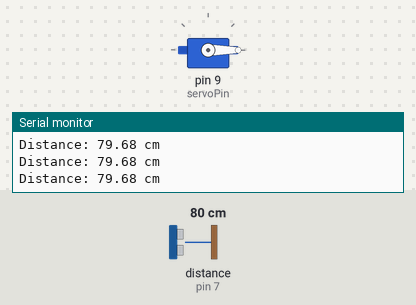
This sketch was run on a simulated Arduino Uno, built with avr-gcc and run on an emulated ATmega328P. On the bench: servo, the last lines printed to the serial monitor. Wiring (inferred from the names in the program): ultrasonic range finder: trigger pin 6; echo pin 7. The inputs (shaded band) are chosen by the test bench; at power-on: distance to the obstacle (sensor on pin 7) 80 cm. The echo pulse lasts 58.3 µs per cm.

Above: at 1.2 s.
1.3 s: distance to the obstacle (sensor on pin 7) set to 22 cm
4.3 s: distance to the obstacle (sensor on pin 7) set to 18 cm
At 7.1 s:
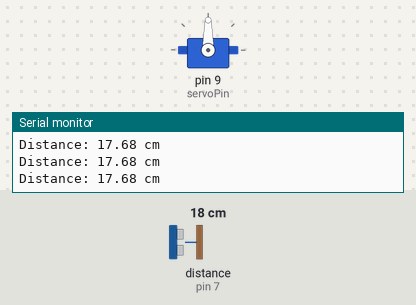
7.3 s: distance to the obstacle (sensor on pin 7) set to 35 cm
At 10.1 s:
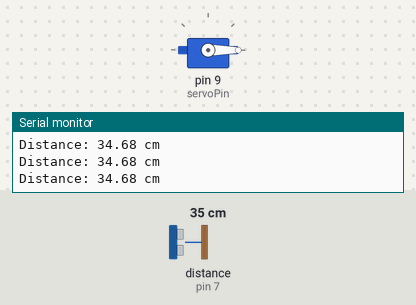
10.3 s: distance to the obstacle (sensor on pin 7) set to 2 cm
At 13.5 s:
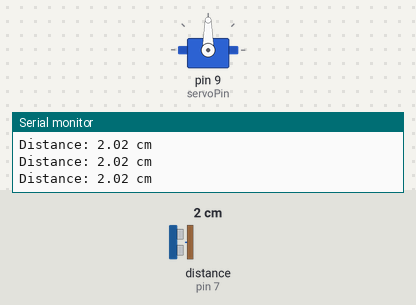
Timing chart, 0 to 14.3 s (numbered marks = the images above; inputs shaded):
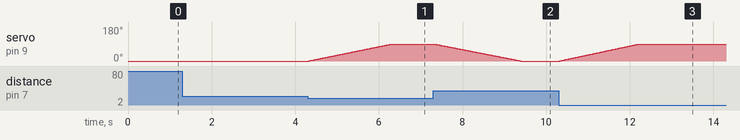

The sketch:

ultrasonic_servo.ino
```cpp
#include <Servo.h>

Servo myServo;

int trigPin = 6;
int echoPin = 7;
int servoPin = 9;

long duration;
float distance;

int currentAngle = 0;

void setup() {
  pinMode(trigPin, OUTPUT);
  pinMode(echoPin, INPUT);

  myServo.attach(servoPin);
  myServo.write(0);

  Serial.begin(9600);
}

void loop() {

  // Send ultrasonic pulse
  digitalWrite(trigPin, LOW);
  delayMicroseconds(2);

  digitalWrite(trigPin, HIGH);
  delayMicroseconds(10);

  digitalWrite(trigPin, LOW);

  // Read echo
  duration = pulseIn(echoPin, HIGH);

  // Calculate distance
  distance = duration * 0.0343 / 2;

  Serial.print("Distance: ");
  Serial.print(distance);
  Serial.println(" cm");

  // Object is within 20 cm
  if (distance <= 20) {

    // Slowly move to 90°
    if (currentAngle < 90) {
      currentAngle++;
      myServo.write(currentAngle);
      delay(20);
    }
  }

  // Object is farther than 20 cm
  else {

    // Slowly return to 0°
    if (currentAngle > 0) {
      currentAngle--;
      myServo.write(currentAngle);
      delay(20);
    }
  }
}
//servo + ultrasonic sensor.
```

Measured:
- the behaviour switches between 21 and 20 cm on distance to the obstacle (sensor on pin 7) (found by bisection; images 0 and 1)
- after the input at 4.3 s, servo on pin 9 (servoPin): moves from 0° to 90° over 2.0 s, starting at once
- after the input at 7.3 s, servo on pin 9 (servoPin): moves from 90° to 0° over 2.1 s, starting at once
- after the input at 10.3 s, servo on pin 9 (servoPin): moves from 0° to 90° over 1.9 s, starting at once
